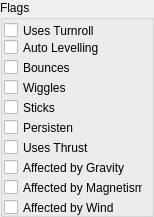
    <widget class="QGroupBox" name="IDC_STATIC">
      <property name="geometry">
        <rect>
          <x>11</x>
          <y>11</y>
          <width>154</width>
          <height>217</height>
        </rect>
      </property>
      <property name="title">
        <string>Flags</string>
      </property>
      <property name="visible">
        <bool>true</bool>
      </property>
      <property name="enabled">
        <bool>true</bool>
      </property>
      <property name="flat">
        <bool>false</bool>
      </property>
      <widget class="QCheckBox" name="IDC_PTURNROLL">
        <property name="geometry">
          <rect>
            <x>4</x>
            <y>21</y>
            <width>104</width>
            <height>19</height>
          </rect>
        </property>
        <property name="text">
          <string>Uses Turnroll</string>
        </property>
        <property name="visible">
          <bool>true</bool>
        </property>
        <property name="enabled">
          <bool>true</bool>
        </property>
      </widget>
      <widget class="QCheckBox" name="IDC_PLEVELLING">
        <property name="geometry">
          <rect>
            <x>4</x>
            <y>38</y>
            <width>102</width>
            <height>19</height>
          </rect>
        </property>
        <property name="text">
          <string>Auto Levelling</string>
        </property>
        <property name="visible">
          <bool>true</bool>
        </property>
        <property name="enabled">
          <bool>true</bool>
        </property>
      </widget>
      <widget class="QCheckBox" name="IDC_PBOUNCE">
        <property name="geometry">
          <rect>
            <x>4</x>
            <y>58</y>
            <width>91</width>
            <height>19</height>
          </rect>
        </property>
        <property name="text">
          <string>Bounces</string>
        </property>
        <property name="visible">
          <bool>true</bool>
        </property>
        <property name="enabled">
          <bool>true</bool>
        </property>
      </widget>
      <widget class="QCheckBox" name="IDC_PWIGGLE">
        <property name="geometry">
          <rect>
            <x>4</x>
            <y>78</y>
            <width>86</width>
            <height>19</height>
          </rect>
        </property>
        <property name="text">
          <string>Wiggles</string>
        </property>
        <property name="visible">
          <bool>true</bool>
        </property>
        <property name="enabled">
          <bool>true</bool>
        </property>
      </widget>
      <widget class="QCheckBox" name="IDC_PSTICKS">
        <property name="geometry">
          <rect>
            <x>4</x>
            <y>98</y>
            <width>83</width>
            <height>19</height>
          </rect>
        </property>
        <property name="text">
          <string>Sticks</string>
        </property>
        <property name="visible">
          <bool>true</bool>
        </property>
        <property name="enabled">
          <bool>true</bool>
        </property>
      </widget>
      <widget class="QCheckBox" name="IDC_PPERSISTENT">
        <property name="geometry">
          <rect>
            <x>4</x>
            <y>118</y>
            <width>114</width>
            <height>19</height>
          </rect>
        </property>
        <property name="text">
          <string>Persisten</string>
        </property>
        <property name="visible">
          <bool>true</bool>
        </property>
        <property name="enabled">
          <bool>true</bool>
        </property>
      </widget>
      <widget class="QCheckBox" name="IDC_PUSESTHRUST">
        <property name="geometry">
          <rect>
            <x>4</x>
            <y>138</y>
            <width>126</width>
            <height>19</height>
          </rect>
        </property>
        <property name="text">
          <string>Uses Thrust</string>
        </property>
        <property name="visible">
          <bool>true</bool>
        </property>
        <property name="enabled">
          <bool>true</bool>
        </property>
      </widget>
      <widget class="QCheckBox" name="IDC_PGRAVITY">
        <property name="geometry">
          <rect>
            <x>4</x>
            <y>158</y>
            <width>128</width>
            <height>19</height>
          </rect>
        </property>
        <property name="text">
          <string>Affected by Gravity</string>
        </property>
        <property name="visible">
          <bool>true</bool>
        </property>
        <property name="enabled">
          <bool>true</bool>
        </property>
      </widget>
      <widget class="QCheckBox" name="IDC_PMAGNETISM">
        <property name="geometry">
          <rect>
            <x>4</x>
            <y>178</y>
            <width>139</width>
            <height>19</height>
          </rect>
        </property>
        <property name="text">
          <string>Affected by Magnetism</string>
        </property>
        <property name="visible">
          <bool>true</bool>
        </property>
        <property name="enabled">
          <bool>true</bool>
        </property>
      </widget>
      <widget class="QCheckBox" name="IDC_PWIND">
        <property name="geometry">
          <rect>
            <x>4</x>
            <y>198</y>
            <width>138</width>
            <height>19</height>
          </rect>
        </property>
        <property name="text">
          <string>Affected by Wind</string>
        </property>
        <property name="visible">
          <bool>true</bool>
        </property>
        <property name="enabled">
          <bool>true</bool>
        </property>
      </widget>
    </widget>
